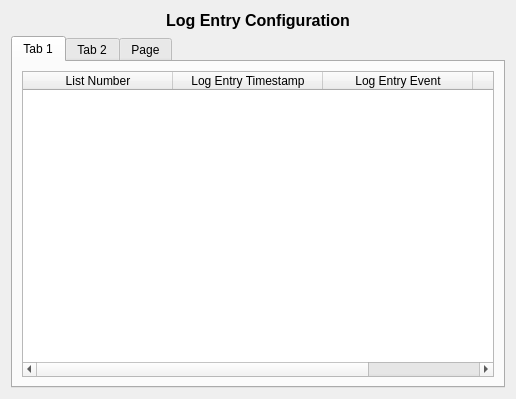
<?xml version="1.0" encoding="UTF-8"?>
<ui version="4.0">
 <class>Form</class>
 <widget class="QWidget" name="Form">
  <property name="geometry">
   <rect>
    <x>0</x>
    <y>0</y>
    <width>516</width>
    <height>399</height>
   </rect>
  </property>
  <property name="windowTitle">
   <string>Form</string>
  </property>
  <layout class="QGridLayout" name="gridLayout">
   <item row="0" column="0">
    <layout class="QVBoxLayout" name="verticalLayout">
     <item>
      <widget class="QLabel" name="label">
       <property name="font">
        <font>
         <pointsize>12</pointsize>
         <weight>75</weight>
         <bold>true</bold>
        </font>
       </property>
       <property name="text">
        <string>Log Entry Configuration</string>
       </property>
       <property name="alignment">
        <set>Qt::AlignHCenter|Qt::AlignTop</set>
       </property>
      </widget>
     </item>
     <item>
      <widget class="QTabWidget" name="tabWidget">
       <property name="currentIndex">
        <number>0</number>
       </property>
       <widget class="QWidget" name="tab">
        <attribute name="title">
         <string>Tab 1</string>
        </attribute>
        <layout class="QVBoxLayout" name="verticalLayout_2">
         <item>
          <widget class="QTableWidget" name="tableWidget">
           <property name="sortingEnabled">
            <bool>true</bool>
           </property>
           <attribute name="horizontalHeaderCascadingSectionResizes">
            <bool>true</bool>
           </attribute>
           <attribute name="horizontalHeaderMinimumSectionSize">
            <number>40</number>
           </attribute>
           <attribute name="horizontalHeaderDefaultSectionSize">
            <number>150</number>
           </attribute>
           <attribute name="horizontalHeaderStretchLastSection">
            <bool>false</bool>
           </attribute>
           <attribute name="verticalHeaderCascadingSectionResizes">
            <bool>true</bool>
           </attribute>
           <attribute name="verticalHeaderMinimumSectionSize">
            <number>40</number>
           </attribute>
           <attribute name="verticalHeaderDefaultSectionSize">
            <number>50</number>
           </attribute>
           <column>
            <property name="text">
             <string>List Number</string>
            </property>
           </column>
           <column>
            <property name="text">
             <string>Log Entry Timestamp</string>
            </property>
           </column>
           <column>
            <property name="text">
             <string>Log Entry Event</string>
            </property>
           </column>
           <column>
            <property name="text">
             <string>Vector</string>
            </property>
           </column>
          </widget>
         </item>
        </layout>
       </widget>
       <widget class="QWidget" name="tab_2">
        <attribute name="title">
         <string>Tab 2</string>
        </attribute>
        <layout class="QVBoxLayout" name="verticalLayout_3">
         <item>
          <widget class="QLabel" name="label_2">
           <property name="font">
            <font>
             <pointsize>12</pointsize>
             <weight>75</weight>
             <bold>true</bold>
            </font>
           </property>
           <property name="text">
            <string>Vector Configuration</string>
           </property>
           <property name="alignment">
            <set>Qt::AlignHCenter|Qt::AlignTop</set>
           </property>
          </widget>
         </item>
         <item>
          <widget class="QTableWidget" name="tableWidget_2">
           <property name="sizePolicy">
            <sizepolicy hsizetype="Preferred" vsizetype="Preferred">
             <horstretch>0</horstretch>
             <verstretch>0</verstretch>
            </sizepolicy>
           </property>
           <property name="tabletTracking">
            <bool>false</bool>
           </property>
           <property name="sortingEnabled">
            <bool>true</bool>
           </property>
           <property name="wordWrap">
            <bool>true</bool>
           </property>
           <property name="columnCount">
            <number>3</number>
           </property>
           <attribute name="horizontalHeaderCascadingSectionResizes">
            <bool>true</bool>
           </attribute>
           <attribute name="horizontalHeaderMinimumSectionSize">
            <number>50</number>
           </attribute>
           <attribute name="horizontalHeaderDefaultSectionSize">
            <number>150</number>
           </attribute>
           <attribute name="horizontalHeaderStretchLastSection">
            <bool>true</bool>
           </attribute>
           <attribute name="verticalHeaderShowSortIndicator" stdset="0">
            <bool>true</bool>
           </attribute>
           <attribute name="verticalHeaderStretchLastSection">
            <bool>false</bool>
           </attribute>
           <column>
            <property name="text">
             <string>Selected</string>
            </property>
           </column>
           <column>
            <property name="text">
             <string>Vector Name</string>
            </property>
           </column>
           <column>
            <property name="text">
             <string>Vector Description</string>
            </property>
           </column>
          </widget>
         </item>
         <item>
          <layout class="QHBoxLayout" name="horizontalLayout_2">
           <property name="sizeConstraint">
            <enum>QLayout::SetMinimumSize</enum>
           </property>
           <item>
            <widget class="QPushButton" name="pushButton_3">
             <property name="text">
              <string>Add Vector</string>
             </property>
            </widget>
           </item>
           <item>
            <widget class="QPushButton" name="pushButton_2">
             <property name="text">
              <string>Delete Vector</string>
             </property>
            </widget>
           </item>
           <item>
            <widget class="QPushButton" name="pushButton">
             <property name="text">
              <string>Edit Vector</string>
             </property>
            </widget>
           </item>
          </layout>
         </item>
        </layout>
       </widget>
       <widget class="QWidget" name="tab_3">
        <attribute name="title">
         <string>Page</string>
        </attribute>
       </widget>
      </widget>
     </item>
    </layout>
   </item>
  </layout>
 </widget>
 <resources/>
 <connections/>
</ui>
